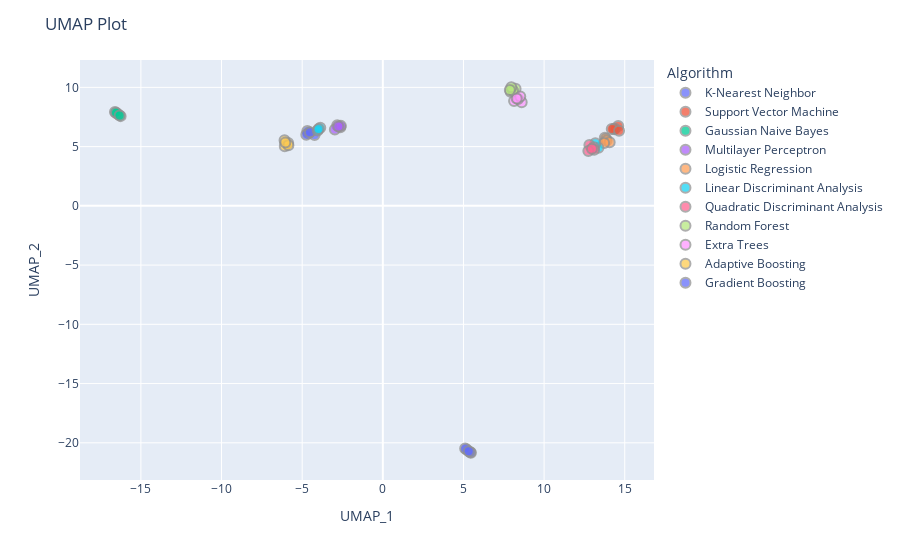

The notebook cell this image was saved under:
### Code cell
fig = px.scatter(df_umap, x='UMAP_1', y='UMAP_2', color='algorithm_name',hover_name='text', hover_data=['text'])
fig.update_layout(title_text='UMAP Plot')
# change legend name to algorithm
fig.update_layout(legend_title_text='Algorithm')
# change size of points to 10, reduce opacity and change marker border color, based on performance
fig.update_traces(marker=dict(size=10, opacity=0.75, line=dict(width=2, color=df_umap['color'])))
#show figure with plotly
fig.show()

### Figure 1 — Plotly figure (JSON) as saved in the notebook; plotly's stock layout.template omitted (floating-point values rounded to 4 significant figures)
{"data": [{"customdata": [["K-Nearest Neighbor<br>Performance: 0.7293000000000001"], ["K-Nearest Neighbor<br>Performance: 0.7287"], ["K-Nearest Neighbor<br>Performance: 0.7273999999999999"], ["K-Nearest Neighbor<br>Performance: 0.7273000000000001"], ["K-Nearest Neighbor<br>Performance: 0.7272"]], "hovertemplate": "<b>%{hovertext}</b><br><br>algorithm_name=K-Nearest Neighbor<br>UMAP_1=%{x}<br>UMAP_2=%{y}<br>text=%{customdata[0]}<extra></extra>", "hovertext": ["K-Nearest Neighbor<br>Performance: 0.7293000000000001", "K-Nearest Neighbor<br>Performance: 0.7287", "K-Nearest Neighbor<br>Performance: 0.7273999999999999", "K-Nearest Neighbor<br>Performance: 0.7273000000000001", "K-Nearest Neighbor<br>Performance: 0.7272"], "legendgroup": "K-Nearest Neighbor", "marker": {"color": "#636efa", "line": {"color": ["rgba(147, 147, 147, 1)", "rgba(146, 146, 146, 1)", "rgba(144, 144, 144, 1)", "rgba(144, 144, 144, 1)", "rgba(144, 144, 144, 1)", "rgba(144, 144, 144, 1)", "rgba(144, 144, 144, 1)", "rgba(144, 144, 144, 1)", "rgba(144, 144, 144, 1)", "rgba(144, 144, 144, 1)", "rgba(118, 118, 118, 1)", "rgba(118, 118, 118, 1)", "rgba(118, 118, 118, 1)", "rgba(118, 118, 118, 1)", "rgba(118, 118, 118, 1)", "rgba(97, 97, 97, 1)", "rgba(97, 97, 97, 1)", "rgba(97, 97, 97, 1)", "rgba(96, 96, 96, 1)", "rgba(96, 96, 96, 1)", "rgba(151, 151, 151, 1)", "rgba(151, 151, 151, 1)", "rgba(149, 149, 149, 1)", "rgba(149, 149, 149, 1)", "rgba(148, 148, 148, 1)", "rgba(135, 135, 135, 1)", "rgba(135, 135, 135, 1)", "rgba(28, 28, 28, 1)", "rgba(28, 28, 28, 1)", "rgba(0, 0, 0, 1)", "rgba(148, 148, 148, 1)", "rgba(148, 148, 148, 1)", "rgba(148, 148, 148, 1)", "rgba(148, 148, 148, 1)", "rgba(148, 148, 148, 1)", "rgba(249, 249, 249, 1)", "rgba(249, 249, 249, 1)", "rgba(249, 249, 249, 1)", "rgba(249, 249, 249, 1)", "rgba(247, 247, 247, 1)", "rgba(255, 255, 255, 1)", "rgba(254, 254, 254, 1)", "rgba(254, 254, 254, 1)", "rgba(254, 254, 254, 1)", "rgba(253, 253, 253, 1)", "rgba(173, 173, 173, 1)", "rgba(171, 171, 171, 1)", "rgba(170, 170, 170, 1)", "rgba(169, 169, 169, 1)", "rgba(169, 169, 169, 1)", "rgba(224, 224, 224, 1)", "rgba(224, 224, 224, 1)", "rgba(224, 224, 224, 1)", "rgba(224, 224, 224, 1)", "rgba(224, 224, 224, 1)"], "width": 2}, "opacity": 0.75, "size": 10, "symbol": "circle"}, "mode": "markers", "name": "K-Nearest Neighbor", "orientation": "v", "showlegend": true, "type": "scatter", "x": [-4.232, -4.681, -4.605, -4.745, -4.515], "xaxis": "x", "y": [5.98, 6.315, 6.133, 5.997, 6.21], "yaxis": "y"}, {"customdata": [["Support Vector Machine<br>Performance: 0.7271"], ["Support Vector Machine<br>Performance: 0.727"], ["Support Vector Machine<br>Performance: 0.727"], ["Support Vector Machine<br>Performance: 0.727"], ["Support Vector Machine<br>Performance: 0.7269"]], "hovertemplate": "<b>%{hovertext}</b><br><br>algorithm_name=Support Vector Machine<br>UMAP_1=%{x}<br>UMAP_2=%{y}<br>text=%{customdata[0]}<extra></extra>", "hovertext": ["Support Vector Machine<br>Performance: 0.7271", "Support Vector Machine<br>Performance: 0.727", "Support Vector Machine<br>Performance: 0.727", "Support Vector Machine<br>Performance: 0.727", "Support Vector Machine<br>Performance: 0.7269"], "legendgroup": "Support Vector Machine", "marker": {"color": "#EF553B", "line": {"color": ["rgba(147, 147, 147, 1)", "rgba(146, 146, 146, 1)", "rgba(144, 144, 144, 1)", "rgba(144, 144, 144, 1)", "rgba(144, 144, 144, 1)", "rgba(144, 144, 144, 1)", "rgba(144, 144, 144, 1)", "rgba(144, 144, 144, 1)", "rgba(144, 144, 144, 1)", "rgba(144, 144, 144, 1)", "rgba(118, 118, 118, 1)", "rgba(118, 118, 118, 1)", "rgba(118, 118, 118, 1)", "rgba(118, 118, 118, 1)", "rgba(118, 118, 118, 1)", "rgba(97, 97, 97, 1)", "rgba(97, 97, 97, 1)", "rgba(97, 97, 97, 1)", "rgba(96, 96, 96, 1)", "rgba(96, 96, 96, 1)", "rgba(151, 151, 151, 1)", "rgba(151, 151, 151, 1)", "rgba(149, 149, 149, 1)", "rgba(149, 149, 149, 1)", "rgba(148, 148, 148, 1)", "rgba(135, 135, 135, 1)", "rgba(135, 135, 135, 1)", "rgba(28, 28, 28, 1)", "rgba(28, 28, 28, 1)", "rgba(0, 0, 0, 1)", "rgba(148, 148, 148, 1)", "rgba(148, 148, 148, 1)", "rgba(148, 148, 148, 1)", "rgba(148, 148, 148, 1)", "rgba(148, 148, 148, 1)", "rgba(249, 249, 249, 1)", "rgba(249, 249, 249, 1)", "rgba(249, 249, 249, 1)", "rgba(249, 249, 249, 1)", "rgba(247, 247, 247, 1)", "rgba(255, 255, 255, 1)", "rgba(254, 254, 254, 1)", "rgba(254, 254, 254, 1)", "rgba(254, 254, 254, 1)", "rgba(253, 253, 253, 1)", "rgba(173, 173, 173, 1)", "rgba(171, 171, 171, 1)", "rgba(170, 170, 170, 1)", "rgba(169, 169, 169, 1)", "rgba(169, 169, 169, 1)", "rgba(224, 224, 224, 1)", "rgba(224, 224, 224, 1)", "rgba(224, 224, 224, 1)", "rgba(224, 224, 224, 1)", "rgba(224, 224, 224, 1)"], "width": 2}, "opacity": 0.75, "size": 10, "symbol": "circle"}, "mode": "markers", "name": "Support Vector Machine", "orientation": "v", "showlegend": true, "type": "scatter", "x": [14.36, 14.6, 14.38, 14.19, 14.65], "xaxis": "x", "y": [6.464, 6.742, 6.531, 6.495, 6.341], "yaxis": "y"}, {"customdata": [["Gaussian Naive Bayes<br>Performance: 0.7084"], ["Gaussian Naive Bayes<br>Performance: 0.7084"], ["Gaussian Naive Bayes<br>Performance: 0.7084"], ["Gaussian Naive Bayes<br>Performance: 0.7084"], ["Gaussian Naive Bayes<br>Performance: 0.7084"]], "hovertemplate": "<b>%{hovertext}</b><br><br>algorithm_name=Gaussian Naive Bayes<br>UMAP_1=%{x}<br>UMAP_2=%{y}<br>text=%{customdata[0]}<extra></extra>", "hovertext": ["Gaussian Naive Bayes<br>Performance: 0.7084", "Gaussian Naive Bayes<br>Performance: 0.7084", "Gaussian Naive Bayes<br>Performance: 0.7084", "Gaussian Naive Bayes<br>Performance: 0.7084", "Gaussian Naive Bayes<br>Performance: 0.7084"], "legendgroup": "Gaussian Naive Bayes", "marker": {"color": "#00cc96", "line": {"color": ["rgba(147, 147, 147, 1)", "rgba(146, 146, 146, 1)", "rgba(144, 144, 144, 1)", "rgba(144, 144, 144, 1)", "rgba(144, 144, 144, 1)", "rgba(144, 144, 144, 1)", "rgba(144, 144, 144, 1)", "rgba(144, 144, 144, 1)", "rgba(144, 144, 144, 1)", "rgba(144, 144, 144, 1)", "rgba(118, 118, 118, 1)", "rgba(118, 118, 118, 1)", "rgba(118, 118, 118, 1)", "rgba(118, 118, 118, 1)", "rgba(118, 118, 118, 1)", "rgba(97, 97, 97, 1)", "rgba(97, 97, 97, 1)", "rgba(97, 97, 97, 1)", "rgba(96, 96, 96, 1)", "rgba(96, 96, 96, 1)", "rgba(151, 151, 151, 1)", "rgba(151, 151, 151, 1)", "rgba(149, 149, 149, 1)", "rgba(149, 149, 149, 1)", "rgba(148, 148, 148, 1)", "rgba(135, 135, 135, 1)", "rgba(135, 135, 135, 1)", "rgba(28, 28, 28, 1)", "rgba(28, 28, 28, 1)", "rgba(0, 0, 0, 1)", "rgba(148, 148, 148, 1)", "rgba(148, 148, 148, 1)", "rgba(148, 148, 148, 1)", "rgba(148, 148, 148, 1)", "rgba(148, 148, 148, 1)", "rgba(249, 249, 249, 1)", "rgba(249, 249, 249, 1)", "rgba(249, 249, 249, 1)", "rgba(249, 249, 249, 1)", "rgba(247, 247, 247, 1)", "rgba(255, 255, 255, 1)", "rgba(254, 254, 254, 1)", "rgba(254, 254, 254, 1)", "rgba(254, 254, 254, 1)", "rgba(253, 253, 253, 1)", "rgba(173, 173, 173, 1)", "rgba(171, 171, 171, 1)", "rgba(170, 170, 170, 1)", "rgba(169, 169, 169, 1)", "rgba(169, 169, 169, 1)", "rgba(224, 224, 224, 1)", "rgba(224, 224, 224, 1)", "rgba(224, 224, 224, 1)", "rgba(224, 224, 224, 1)", "rgba(224, 224, 224, 1)"], "width": 2}, "opacity": 0.75, "size": 10, "symbol": "circle"}, "mode": "markers", "name": "Gaussian Naive Bayes", "orientation": "v", "showlegend": true, "type": "scatter", "x": [-16.26, -16.44, -16.61, -16.54, -16.32], "xaxis": "x", "y": [7.572, 7.75, 7.922, 7.855, 7.636], "yaxis": "y"}, {"customdata": [["Multilayer Perceptron<br>Performance: 0.6931999999999999"], ["Multilayer Perceptron<br>Performance: 0.6931999999999999"], ["Multilayer Perceptron<br>Performance: 0.6931999999999999"], ["Multilayer Perceptron<br>Performance: 0.6920000000000001"], ["Multilayer Perceptron<br>Performance: 0.6920000000000001"]], "hovertemplate": "<b>%{hovertext}</b><br><br>algorithm_name=Multilayer Perceptron<br>UMAP_1=%{x}<br>UMAP_2=%{y}<br>text=%{customdata[0]}<extra></extra>", "hovertext": ["Multilayer Perceptron<br>Performance: 0.6931999999999999", "Multilayer Perceptron<br>Performance: 0.6931999999999999", "Multilayer Perceptron<br>Performance: 0.6931999999999999", "Multilayer Perceptron<br>Performance: 0.6920000000000001", "Multilayer Perceptron<br>Performance: 0.6920000000000001"], "legendgroup": "Multilayer Perceptron", "marker": {"color": "#ab63fa", "line": {"color": ["rgba(147, 147, 147, 1)", "rgba(146, 146, 146, 1)", "rgba(144, 144, 144, 1)", "rgba(144, 144, 144, 1)", "rgba(144, 144, 144, 1)", "rgba(144, 144, 144, 1)", "rgba(144, 144, 144, 1)", "rgba(144, 144, 144, 1)", "rgba(144, 144, 144, 1)", "rgba(144, 144, 144, 1)", "rgba(118, 118, 118, 1)", "rgba(118, 118, 118, 1)", "rgba(118, 118, 118, 1)", "rgba(118, 118, 118, 1)", "rgba(118, 118, 118, 1)", "rgba(97, 97, 97, 1)", "rgba(97, 97, 97, 1)", "rgba(97, 97, 97, 1)", "rgba(96, 96, 96, 1)", "rgba(96, 96, 96, 1)", "rgba(151, 151, 151, 1)", "rgba(151, 151, 151, 1)", "rgba(149, 149, 149, 1)", "rgba(149, 149, 149, 1)", "rgba(148, 148, 148, 1)", "rgba(135, 135, 135, 1)", "rgba(135, 135, 135, 1)", "rgba(28, 28, 28, 1)", "rgba(28, 28, 28, 1)", "rgba(0, 0, 0, 1)", "rgba(148, 148, 148, 1)", "rgba(148, 148, 148, 1)", "rgba(148, 148, 148, 1)", "rgba(148, 148, 148, 1)", "rgba(148, 148, 148, 1)", "rgba(249, 249, 249, 1)", "rgba(249, 249, 249, 1)", "rgba(249, 249, 249, 1)", "rgba(249, 249, 249, 1)", "rgba(247, 247, 247, 1)", "rgba(255, 255, 255, 1)", "rgba(254, 254, 254, 1)", "rgba(254, 254, 254, 1)", "rgba(254, 254, 254, 1)", "rgba(253, 253, 253, 1)", "rgba(173, 173, 173, 1)", "rgba(171, 171, 171, 1)", "rgba(170, 170, 170, 1)", "rgba(169, 169, 169, 1)", "rgba(169, 169, 169, 1)", "rgba(224, 224, 224, 1)", "rgba(224, 224, 224, 1)", "rgba(224, 224, 224, 1)", "rgba(224, 224, 224, 1)", "rgba(224, 224, 224, 1)"], "width": 2}, "opacity": 0.75, "size": 10, "symbol": "circle"}, "mode": "markers", "name": "Multilayer Perceptron", "orientation": "v", "showlegend": true, "type": "scatter", "x": [-2.826, -2.974, -2.633, -2.601, -2.758], "xaxis": "x", "y": [6.811, 6.453, 6.624, 6.75, 6.696], "yaxis": "y"}, {"customdata": [["Logistic Regression<br>Performance: 0.7321"], ["Logistic Regression<br>Performance: 0.732"], ["Logistic Regression<br>Performance: 0.731"], ["Logistic Regression<br>Performance: 0.7308"], ["Logistic Regression<br>Performance: 0.7298"]], "hovertemplate": "<b>%{hovertext}</b><br><br>algorithm_name=Logistic Regression<br>UMAP_1=%{x}<br>UMAP_2=%{y}<br>text=%{customdata[0]}<extra></extra>", "hovertext": ["Logistic Regression<br>Performance: 0.7321", "Logistic Regression<br>Performance: 0.732", "Logistic Regression<br>Performance: 0.731", "Logistic Regression<br>Performance: 0.7308", "Logistic Regression<br>Performance: 0.7298"], "legendgroup": "Logistic Regression", "marker": {"color": "#FFA15A", "line": {"color": ["rgba(147, 147, 147, 1)", "rgba(146, 146, 146, 1)", "rgba(144, 144, 144, 1)", "rgba(144, 144, 144, 1)", "rgba(144, 144, 144, 1)", "rgba(144, 144, 144, 1)", "rgba(144, 144, 144, 1)", "rgba(144, 144, 144, 1)", "rgba(144, 144, 144, 1)", "rgba(144, 144, 144, 1)", "rgba(118, 118, 118, 1)", "rgba(118, 118, 118, 1)", "rgba(118, 118, 118, 1)", "rgba(118, 118, 118, 1)", "rgba(118, 118, 118, 1)", "rgba(97, 97, 97, 1)", "rgba(97, 97, 97, 1)", "rgba(97, 97, 97, 1)", "rgba(96, 96, 96, 1)", "rgba(96, 96, 96, 1)", "rgba(151, 151, 151, 1)", "rgba(151, 151, 151, 1)", "rgba(149, 149, 149, 1)", "rgba(149, 149, 149, 1)", "rgba(148, 148, 148, 1)", "rgba(135, 135, 135, 1)", "rgba(135, 135, 135, 1)", "rgba(28, 28, 28, 1)", "rgba(28, 28, 28, 1)", "rgba(0, 0, 0, 1)", "rgba(148, 148, 148, 1)", "rgba(148, 148, 148, 1)", "rgba(148, 148, 148, 1)", "rgba(148, 148, 148, 1)", "rgba(148, 148, 148, 1)", "rgba(249, 249, 249, 1)", "rgba(249, 249, 249, 1)", "rgba(249, 249, 249, 1)", "rgba(249, 249, 249, 1)", "rgba(247, 247, 247, 1)", "rgba(255, 255, 255, 1)", "rgba(254, 254, 254, 1)", "rgba(254, 254, 254, 1)", "rgba(254, 254, 254, 1)", "rgba(253, 253, 253, 1)", "rgba(173, 173, 173, 1)", "rgba(171, 171, 171, 1)", "rgba(170, 170, 170, 1)", "rgba(169, 169, 169, 1)", "rgba(169, 169, 169, 1)", "rgba(224, 224, 224, 1)", "rgba(224, 224, 224, 1)", "rgba(224, 224, 224, 1)", "rgba(224, 224, 224, 1)", "rgba(224, 224, 224, 1)"], "width": 2}, "opacity": 0.75, "size": 10, "symbol": "circle"}, "mode": "markers", "name": "Logistic Regression", "orientation": "v", "showlegend": true, "type": "scatter", "x": [13.76, 13.84, 13.88, 14.07, 13.72], "xaxis": "x", "y": [5.754, 5.667, 5.506, 5.374, 5.306], "yaxis": "y"}, {"customdata": [["Linear Discriminant Analysis<br>Performance: 0.7202"], ["Linear Discriminant Analysis<br>Performance: 0.7202"], ["Linear Discriminant Analysis<br>Performance: 0.6426999999999999"], ["Linear Discriminant Analysis<br>Performance: 0.6426999999999999"], ["Linear Discriminant Analysis<br>Performance: 0.622"]], "hovertemplate": "<b>%{hovertext}</b><br><br>algorithm_name=Linear Discriminant Analysis<br>UMAP_1=%{x}<br>UMAP_2=%{y}<br>text=%{customdata[0]}<extra></extra>", "hovertext": ["Linear Discriminant Analysis<br>Performance: 0.7202", "Linear Discriminant Analysis<br>Performance: 0.7202", "Linear Discriminant Analysis<br>Performance: 0.6426999999999999", "Linear Discriminant Analysis<br>Performance: 0.6426999999999999", "Linear Discriminant Analysis<br>Performance: 0.622"], "legendgroup": "Linear Discriminant Analysis", "marker": {"color": "#19d3f3", "line": {"color": ["rgba(147, 147, 147, 1)", "rgba(146, 146, 146, 1)", "rgba(144, 144, 144, 1)", "rgba(144, 144, 144, 1)", "rgba(144, 144, 144, 1)", "rgba(144, 144, 144, 1)", "rgba(144, 144, 144, 1)", "rgba(144, 144, 144, 1)", "rgba(144, 144, 144, 1)", "rgba(144, 144, 144, 1)", "rgba(118, 118, 118, 1)", "rgba(118, 118, 118, 1)", "rgba(118, 118, 118, 1)", "rgba(118, 118, 118, 1)", "rgba(118, 118, 118, 1)", "rgba(97, 97, 97, 1)", "rgba(97, 97, 97, 1)", "rgba(97, 97, 97, 1)", "rgba(96, 96, 96, 1)", "rgba(96, 96, 96, 1)", "rgba(151, 151, 151, 1)", "rgba(151, 151, 151, 1)", "rgba(149, 149, 149, 1)", "rgba(149, 149, 149, 1)", "rgba(148, 148, 148, 1)", "rgba(135, 135, 135, 1)", "rgba(135, 135, 135, 1)", "rgba(28, 28, 28, 1)", "rgba(28, 28, 28, 1)", "rgba(0, 0, 0, 1)", "rgba(148, 148, 148, 1)", "rgba(148, 148, 148, 1)", "rgba(148, 148, 148, 1)", "rgba(148, 148, 148, 1)", "rgba(148, 148, 148, 1)", "rgba(249, 249, 249, 1)", "rgba(249, 249, 249, 1)", "rgba(249, 249, 249, 1)", "rgba(249, 249, 249, 1)", "rgba(247, 247, 247, 1)", "rgba(255, 255, 255, 1)", "rgba(254, 254, 254, 1)", "rgba(254, 254, 254, 1)", "rgba(254, 254, 254, 1)", "rgba(253, 253, 253, 1)", "rgba(173, 173, 173, 1)", "rgba(171, 171, 171, 1)", "rgba(170, 170, 170, 1)", "rgba(169, 169, 169, 1)", "rgba(169, 169, 169, 1)", "rgba(224, 224, 224, 1)", "rgba(224, 224, 224, 1)", "rgba(224, 224, 224, 1)", "rgba(224, 224, 224, 1)", "rgba(224, 224, 224, 1)"], "width": 2}, "opacity": 0.75, "size": 10, "symbol": "circle"}, "mode": "markers", "name": "Linear Discriminant Analysis", "orientation": "v", "showlegend": true, "type": "scatter", "x": [13.37, 13.18, -3.879, -4.044, -3.984], "xaxis": "x", "y": [4.893, 5.286, 6.584, 6.35, 6.492], "yaxis": "y"}, {"customdata": [["Quadratic Discriminant Analysis<br>Performance: 0.7301000000000001"], ["Quadratic Discriminant Analysis<br>Performance: 0.7301000000000001"], ["Quadratic Discriminant Analysis<br>Performance: 0.7301000000000001"], ["Quadratic Discriminant Analysis<br>Performance: 0.7301000000000001"], ["Quadratic Discriminant Analysis<br>Performance: 0.7301000000000001"]], "hovertemplate": "<b>%{hovertext}</b><br><br>algorithm_name=Quadratic Discriminant Analysis<br>UMAP_1=%{x}<br>UMAP_2=%{y}<br>text=%{customdata[0]}<extra></extra>", "hovertext": ["Quadratic Discriminant Analysis<br>Performance: 0.7301000000000001", "Quadratic Discriminant Analysis<br>Performance: 0.7301000000000001", "Quadratic Discriminant Analysis<br>Performance: 0.7301000000000001", "Quadratic Discriminant Analysis<br>Performance: 0.7301000000000001", "Quadratic Discriminant Analysis<br>Performance: 0.7301000000000001"], "legendgroup": "Quadratic Discriminant Analysis", "marker": {"color": "#FF6692", "line": {"color": ["rgba(147, 147, 147, 1)", "rgba(146, 146, 146, 1)", "rgba(144, 144, 144, 1)", "rgba(144, 144, 144, 1)", "rgba(144, 144, 144, 1)", "rgba(144, 144, 144, 1)", "rgba(144, 144, 144, 1)", "rgba(144, 144, 144, 1)", "rgba(144, 144, 144, 1)", "rgba(144, 144, 144, 1)", "rgba(118, 118, 118, 1)", "rgba(118, 118, 118, 1)", "rgba(118, 118, 118, 1)", "rgba(118, 118, 118, 1)", "rgba(118, 118, 118, 1)", "rgba(97, 97, 97, 1)", "rgba(97, 97, 97, 1)", "rgba(97, 97, 97, 1)", "rgba(96, 96, 96, 1)", "rgba(96, 96, 96, 1)", "rgba(151, 151, 151, 1)", "rgba(151, 151, 151, 1)", "rgba(149, 149, 149, 1)", "rgba(149, 149, 149, 1)", "rgba(148, 148, 148, 1)", "rgba(135, 135, 135, 1)", "rgba(135, 135, 135, 1)", "rgba(28, 28, 28, 1)", "rgba(28, 28, 28, 1)", "rgba(0, 0, 0, 1)", "rgba(148, 148, 148, 1)", "rgba(148, 148, 148, 1)", "rgba(148, 148, 148, 1)", "rgba(148, 148, 148, 1)", "rgba(148, 148, 148, 1)", "rgba(249, 249, 249, 1)", "rgba(249, 249, 249, 1)", "rgba(249, 249, 249, 1)", "rgba(249, 249, 249, 1)", "rgba(247, 247, 247, 1)", "rgba(255, 255, 255, 1)", "rgba(254, 254, 254, 1)", "rgba(254, 254, 254, 1)", "rgba(254, 254, 254, 1)", "rgba(253, 253, 253, 1)", "rgba(173, 173, 173, 1)", "rgba(171, 171, 171, 1)", "rgba(170, 170, 170, 1)", "rgba(169, 169, 169, 1)", "rgba(169, 169, 169, 1)", "rgba(224, 224, 224, 1)", "rgba(224, 224, 224, 1)", "rgba(224, 224, 224, 1)", "rgba(224, 224, 224, 1)", "rgba(224, 224, 224, 1)"], "width": 2}, "opacity": 0.75, "size": 10, "symbol": "circle"}, "mode": "markers", "name": "Quadratic Discriminant Analysis", "orientation": "v", "showlegend": true, "type": "scatter", "x": [12.81, 13.09, 13.1, 12.74, 12.97], "xaxis": "x", "y": [5.133, 4.945, 4.726, 4.638, 4.815], "yaxis": "y"}, {"customdata": [["Random Forest<br>Performance: 0.8035"], ["Random Forest<br>Performance: 0.8035"], ["Random Forest<br>Performance: 0.8035"], ["Random Forest<br>Performance: 0.8034"], ["Random Forest<br>Performance: 0.8023"]], "hovertemplate": "<b>%{hovertext}</b><br><br>algorithm_name=Random Forest<br>UMAP_1=%{x}<br>UMAP_2=%{y}<br>text=%{customdata[0]}<extra></extra>", "hovertext": ["Random Forest<br>Performance: 0.8035", "Random Forest<br>Performance: 0.8035", "Random Forest<br>Performance: 0.8035", "Random Forest<br>Performance: 0.8034", "Random Forest<br>Performance: 0.8023"], "legendgroup": "Random Forest", "marker": {"color": "#B6E880", "line": {"color": ["rgba(147, 147, 147, 1)", "rgba(146, 146, 146, 1)", "rgba(144, 144, 144, 1)", "rgba(144, 144, 144, 1)", "rgba(144, 144, 144, 1)", "rgba(144, 144, 144, 1)", "rgba(144, 144, 144, 1)", "rgba(144, 144, 144, 1)", "rgba(144, 144, 144, 1)", "rgba(144, 144, 144, 1)", "rgba(118, 118, 118, 1)", "rgba(118, 118, 118, 1)", "rgba(118, 118, 118, 1)", "rgba(118, 118, 118, 1)", "rgba(118, 118, 118, 1)", "rgba(97, 97, 97, 1)", "rgba(97, 97, 97, 1)", "rgba(97, 97, 97, 1)", "rgba(96, 96, 96, 1)", "rgba(96, 96, 96, 1)", "rgba(151, 151, 151, 1)", "rgba(151, 151, 151, 1)", "rgba(149, 149, 149, 1)", "rgba(149, 149, 149, 1)", "rgba(148, 148, 148, 1)", "rgba(135, 135, 135, 1)", "rgba(135, 135, 135, 1)", "rgba(28, 28, 28, 1)", "rgba(28, 28, 28, 1)", "rgba(0, 0, 0, 1)", "rgba(148, 148, 148, 1)", "rgba(148, 148, 148, 1)", "rgba(148, 148, 148, 1)", "rgba(148, 148, 148, 1)", "rgba(148, 148, 148, 1)", "rgba(249, 249, 249, 1)", "rgba(249, 249, 249, 1)", "rgba(249, 249, 249, 1)", "rgba(249, 249, 249, 1)", "rgba(247, 247, 247, 1)", "rgba(255, 255, 255, 1)", "rgba(254, 254, 254, 1)", "rgba(254, 254, 254, 1)", "rgba(254, 254, 254, 1)", "rgba(253, 253, 253, 1)", "rgba(173, 173, 173, 1)", "rgba(171, 171, 171, 1)", "rgba(170, 170, 170, 1)", "rgba(169, 169, 169, 1)", "rgba(169, 169, 169, 1)", "rgba(224, 224, 224, 1)", "rgba(224, 224, 224, 1)", "rgba(224, 224, 224, 1)", "rgba(224, 224, 224, 1)", "rgba(224, 224, 224, 1)"], "width": 2}, "opacity": 0.75, "size": 10, "symbol": "circle"}, "mode": "markers", "name": "Random Forest", "orientation": "v", "showlegend": true, "type": "scatter", "x": [8.231, 7.922, 8.076, 7.968, 7.875], "xaxis": "x", "y": [9.889, 9.625, 9.722, 10.01, 9.77], "yaxis": "y"}, {"customdata": [["Extra Trees<br>Performance: 0.8073999999999999"], ["Extra Trees<br>Performance: 0.8070999999999999"], ["Extra Trees<br>Performance: 0.8070999999999999"], ["Extra Trees<br>Performance: 0.8067"], ["Extra Trees<br>Performance: 0.8066"]], "hovertemplate": "<b>%{hovertext}</b><br><br>algorithm_name=Extra Trees<br>UMAP_1=%{x}<br>UMAP_2=%{y}<br>text=%{customdata[0]}<extra></extra>", "hovertext": ["Extra Trees<br>Performance: 0.8073999999999999", "Extra Trees<br>Performance: 0.8070999999999999", "Extra Trees<br>Performance: 0.8070999999999999", "Extra Trees<br>Performance: 0.8067", "Extra Trees<br>Performance: 0.8066"], "legendgroup": "Extra Trees", "marker": {"color": "#FF97FF", "line": {"color": ["rgba(147, 147, 147, 1)", "rgba(146, 146, 146, 1)", "rgba(144, 144, 144, 1)", "rgba(144, 144, 144, 1)", "rgba(144, 144, 144, 1)", "rgba(144, 144, 144, 1)", "rgba(144, 144, 144, 1)", "rgba(144, 144, 144, 1)", "rgba(144, 144, 144, 1)", "rgba(144, 144, 144, 1)", "rgba(118, 118, 118, 1)", "rgba(118, 118, 118, 1)", "rgba(118, 118, 118, 1)", "rgba(118, 118, 118, 1)", "rgba(118, 118, 118, 1)", "rgba(97, 97, 97, 1)", "rgba(97, 97, 97, 1)", "rgba(97, 97, 97, 1)", "rgba(96, 96, 96, 1)", "rgba(96, 96, 96, 1)", "rgba(151, 151, 151, 1)", "rgba(151, 151, 151, 1)", "rgba(149, 149, 149, 1)", "rgba(149, 149, 149, 1)", "rgba(148, 148, 148, 1)", "rgba(135, 135, 135, 1)", "rgba(135, 135, 135, 1)", "rgba(28, 28, 28, 1)", "rgba(28, 28, 28, 1)", "rgba(0, 0, 0, 1)", "rgba(148, 148, 148, 1)", "rgba(148, 148, 148, 1)", "rgba(148, 148, 148, 1)", "rgba(148, 148, 148, 1)", "rgba(148, 148, 148, 1)", "rgba(249, 249, 249, 1)", "rgba(249, 249, 249, 1)", "rgba(249, 249, 249, 1)", "rgba(249, 249, 249, 1)", "rgba(247, 247, 247, 1)", "rgba(255, 255, 255, 1)", "rgba(254, 254, 254, 1)", "rgba(254, 254, 254, 1)", "rgba(254, 254, 254, 1)", "rgba(253, 253, 253, 1)", "rgba(173, 173, 173, 1)", "rgba(171, 171, 171, 1)", "rgba(170, 170, 170, 1)", "rgba(169, 169, 169, 1)", "rgba(169, 169, 169, 1)", "rgba(224, 224, 224, 1)", "rgba(224, 224, 224, 1)", "rgba(224, 224, 224, 1)", "rgba(224, 224, 224, 1)", "rgba(224, 224, 224, 1)"], "width": 2}, "opacity": 0.75, "size": 10, "symbol": "circle"}, "mode": "markers", "name": "Extra Trees", "orientation": "v", "showlegend": true, "type": "scatter", "x": [8.138, 8.611, 8.387, 8.522, 8.3], "xaxis": "x", "y": [8.848, 8.736, 9.025, 9.238, 9.058], "yaxis": "y"}, {"customdata": [["Adaptive Boosting<br>Performance: 0.748"], ["Adaptive Boosting<br>Performance: 0.747"], ["Adaptive Boosting<br>Performance: 0.7463"], ["Adaptive Boosting<br>Performance: 0.7454000000000001"], ["Adaptive Boosting<br>Performance: 0.7453"]], "hovertemplate": "<b>%{hovertext}</b><br><br>algorithm_name=Adaptive Boosting<br>UMAP_1=%{x}<br>UMAP_2=%{y}<br>text=%{customdata[0]}<extra></extra>", "hovertext": ["Adaptive Boosting<br>Performance: 0.748", "Adaptive Boosting<br>Performance: 0.747", "Adaptive Boosting<br>Performance: 0.7463", "Adaptive Boosting<br>Performance: 0.7454000000000001", "Adaptive Boosting<br>Performance: 0.7453"], "legendgroup": "Adaptive Boosting", "marker": {"color": "#FECB52", "line": {"color": ["rgba(147, 147, 147, 1)", "rgba(146, 146, 146, 1)", "rgba(144, 144, 144, 1)", "rgba(144, 144, 144, 1)", "rgba(144, 144, 144, 1)", "rgba(144, 144, 144, 1)", "rgba(144, 144, 144, 1)", "rgba(144, 144, 144, 1)", "rgba(144, 144, 144, 1)", "rgba(144, 144, 144, 1)", "rgba(118, 118, 118, 1)", "rgba(118, 118, 118, 1)", "rgba(118, 118, 118, 1)", "rgba(118, 118, 118, 1)", "rgba(118, 118, 118, 1)", "rgba(97, 97, 97, 1)", "rgba(97, 97, 97, 1)", "rgba(97, 97, 97, 1)", "rgba(96, 96, 96, 1)", "rgba(96, 96, 96, 1)", "rgba(151, 151, 151, 1)", "rgba(151, 151, 151, 1)", "rgba(149, 149, 149, 1)", "rgba(149, 149, 149, 1)", "rgba(148, 148, 148, 1)", "rgba(135, 135, 135, 1)", "rgba(135, 135, 135, 1)", "rgba(28, 28, 28, 1)", "rgba(28, 28, 28, 1)", "rgba(0, 0, 0, 1)", "rgba(148, 148, 148, 1)", "rgba(148, 148, 148, 1)", "rgba(148, 148, 148, 1)", "rgba(148, 148, 148, 1)", "rgba(148, 148, 148, 1)", "rgba(249, 249, 249, 1)", "rgba(249, 249, 249, 1)", "rgba(249, 249, 249, 1)", "rgba(249, 249, 249, 1)", "rgba(247, 247, 247, 1)", "rgba(255, 255, 255, 1)", "rgba(254, 254, 254, 1)", "rgba(254, 254, 254, 1)", "rgba(254, 254, 254, 1)", "rgba(253, 253, 253, 1)", "rgba(173, 173, 173, 1)", "rgba(171, 171, 171, 1)", "rgba(170, 170, 170, 1)", "rgba(169, 169, 169, 1)", "rgba(169, 169, 169, 1)", "rgba(224, 224, 224, 1)", "rgba(224, 224, 224, 1)", "rgba(224, 224, 224, 1)", "rgba(224, 224, 224, 1)", "rgba(224, 224, 224, 1)"], "width": 2}, "opacity": 0.75, "size": 10, "symbol": "circle"}, "mode": "markers", "name": "Adaptive Boosting", "orientation": "v", "showlegend": true, "type": "scatter", "x": [-6.079, -5.868, -6.094, -5.854, -6.044], "xaxis": "x", "y": [5.039, 5.302, 5.539, 5.121, 5.337], "yaxis": "y"}, {"customdata": [["Gradient Boosting<br>Performance: 0.7855"], ["Gradient Boosting<br>Performance: 0.7854000000000001"], ["Gradient Boosting<br>Performance: 0.7854000000000001"], ["Gradient Boosting<br>Performance: 0.7854000000000001"], ["Gradient Boosting<br>Performance: 0.7853"]], "hovertemplate": "<b>%{hovertext}</b><br><br>algorithm_name=Gradient Boosting<br>UMAP_1=%{x}<br>UMAP_2=%{y}<br>text=%{customdata[0]}<extra></extra>", "hovertext": ["Gradient Boosting<br>Performance: 0.7855", "Gradient Boosting<br>Performance: 0.7854000000000001", "Gradient Boosting<br>Performance: 0.7854000000000001", "Gradient Boosting<br>Performance: 0.7854000000000001", "Gradient Boosting<br>Performance: 0.7853"], "legendgroup": "Gradient Boosting", "marker": {"color": "#636efa", "line": {"color": ["rgba(147, 147, 147, 1)", "rgba(146, 146, 146, 1)", "rgba(144, 144, 144, 1)", "rgba(144, 144, 144, 1)", "rgba(144, 144, 144, 1)", "rgba(144, 144, 144, 1)", "rgba(144, 144, 144, 1)", "rgba(144, 144, 144, 1)", "rgba(144, 144, 144, 1)", "rgba(144, 144, 144, 1)", "rgba(118, 118, 118, 1)", "rgba(118, 118, 118, 1)", "rgba(118, 118, 118, 1)", "rgba(118, 118, 118, 1)", "rgba(118, 118, 118, 1)", "rgba(97, 97, 97, 1)", "rgba(97, 97, 97, 1)", "rgba(97, 97, 97, 1)", "rgba(96, 96, 96, 1)", "rgba(96, 96, 96, 1)", "rgba(151, 151, 151, 1)", "rgba(151, 151, 151, 1)", "rgba(149, 149, 149, 1)", "rgba(149, 149, 149, 1)", "rgba(148, 148, 148, 1)", "rgba(135, 135, 135, 1)", "rgba(135, 135, 135, 1)", "rgba(28, 28, 28, 1)", "rgba(28, 28, 28, 1)", "rgba(0, 0, 0, 1)", "rgba(148, 148, 148, 1)", "rgba(148, 148, 148, 1)", "rgba(148, 148, 148, 1)", "rgba(148, 148, 148, 1)", "rgba(148, 148, 148, 1)", "rgba(249, 249, 249, 1)", "rgba(249, 249, 249, 1)", "rgba(249, 249, 249, 1)", "rgba(249, 249, 249, 1)", "rgba(247, 247, 247, 1)", "rgba(255, 255, 255, 1)", "rgba(254, 254, 254, 1)", "rgba(254, 254, 254, 1)", "rgba(254, 254, 254, 1)", "rgba(253, 253, 253, 1)", "rgba(173, 173, 173, 1)", "rgba(171, 171, 171, 1)", "rgba(170, 170, 170, 1)", "rgba(169, 169, 169, 1)", "rgba(169, 169, 169, 1)", "rgba(224, 224, 224, 1)", "rgba(224, 224, 224, 1)", "rgba(224, 224, 224, 1)", "rgba(224, 224, 224, 1)", "rgba(224, 224, 224, 1)"], "width": 2}, "opacity": 0.75, "size": 10, "symbol": "circle"}, "mode": "markers", "name": "Gradient Boosting", "orientation": "v", "showlegend": true, "type": "scatter", "x": [5.463, 5.195, 5.425, 5.105, 5.324], "xaxis": "x", "y": [-20.84, -20.58, -20.8, -20.48, -20.7], "yaxis": "y"}], "layout": {"legend": {"title": {"text": "Algorithm"}, "tracegroupgap": 0}, "margin": {"t": 60}, "title": {"text": "UMAP Plot"}, "xaxis": {"anchor": "y", "domain": [0, 1], "title": {"text": "UMAP_1"}}, "yaxis": {"anchor": "x", "domain": [0, 1], "title": {"text": "UMAP_2"}}}}
